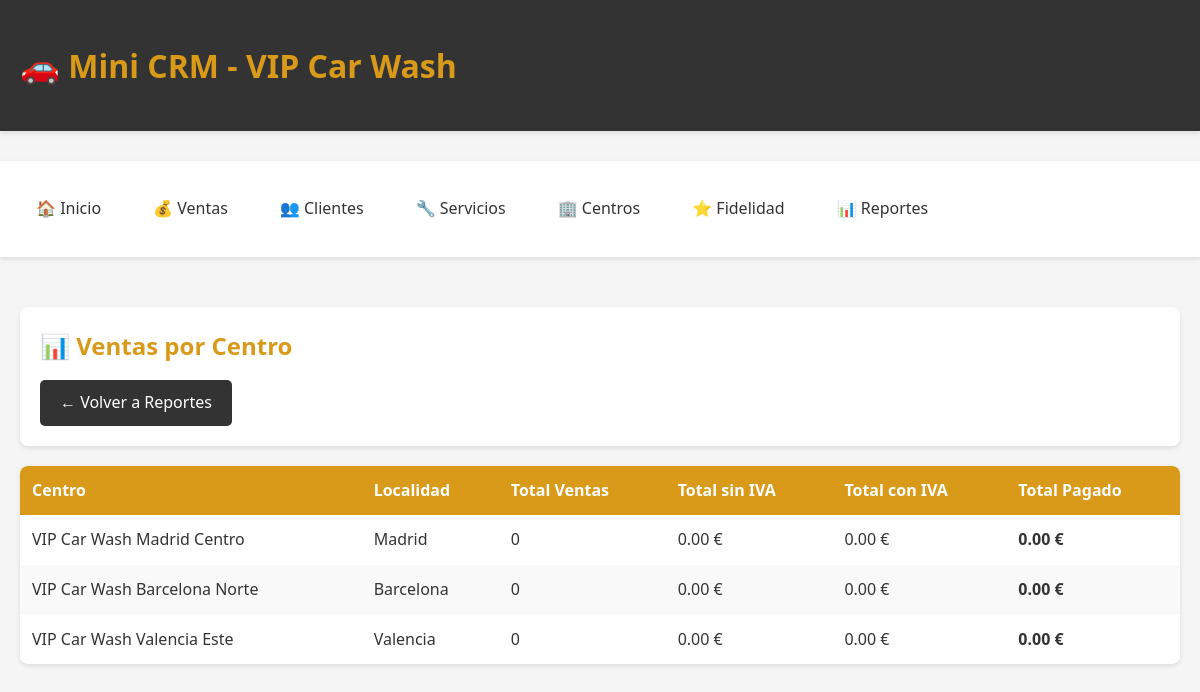
The page /reportes/ventas-por-centro on the database its author committed.
### tables this page shows
CREATE TABLE centros (
            id INTEGER PRIMARY KEY AUTOINCREMENT,
            nombre_centro TEXT NOT NULL UNIQUE,
            localidad TEXT NOT NULL
        );

### app.py (the view)
@app.route('/reportes/ventas-por-centro')
def reporte_ventas_centro():
    reporte = database.get_reporte_ventas_por_centro()
    return render_template('reporte_centros.html', reporte=reporte)

### database.py (called while the page is built)
def get_connection():
    conn = sqlite3.connect(config.DATABASE_PATH)
    conn.row_factory = sqlite3.Row
    return conn

def get_reporte_ventas_por_centro():
    conn = get_connection()
    cursor = conn.cursor()
    cursor.execute('''
        SELECT
            c.nombre_centro,
            c.localidad,
            COUNT(v.id) as total_ventas,
            SUM(v.total_sin_iva) as total_sin_iva,
            SUM(v.total_con_iva) as total_con_iva,
            SUM(v.total_pagado) as total_pagado
        FROM centros c
        LEFT JOIN ventas v ON c.id = v.id_centro
        GROUP BY c.id
        ORDER BY total_pagado DESC
    ''')
    reporte = cursor.fetchall()
    conn.close()
    return reporte

### templates/reporte_centros.html (shortened to what this page needs)
{% extends "base.html" %}
{% block content %}
<div class="card">
    <h2>📊 Ventas por Centro</h2>
    <a href="{{ url_for('reportes') }}" class="btn btn-secondary">← Volver a Reportes</a>
</div>
{% if reporte %}
<table>
    <thead>
        <tr>
            <th>Centro</th>
            <th>Localidad</th>
            <th>Total Ventas</th>
            <th>Total sin IVA</th>
            <th>Total con IVA</th>
            <th>Total Pagado</th>
        </tr>
    </thead>
    <tbody>
        {% for row in reporte %}
        <tr>
            <td>{{ row.nombre_centro }}</td>
            <td>{{ row.localidad }}</td>
            <td>{{ row.total_ventas or 0 }}</td>
            <td>{{ "%.2f"|format(row.total_sin_iva or 0) }} €</td>
            <td>{{ "%.2f"|format(row.total_con_iva or 0) }} €</td>
            <td><strong>{{ "%.2f"|format(row.total_pagado or 0) }} €</strong></td>
        </tr>
        {% endfor %}
    </tbody>
</table>
{% else %}
<div class="card">
    <p>No hay datos disponibles.</p>
</div>
{% endif %}
{% endblock %}

### static/css/style.css (style rules this page uses)
:root { --primary-color: #d99a1a; --primary-dark: #b8820f; --secondary-color: #333333; --background: #f5f5f5; --card-bg: #ffffff; --text-color: #333333; --text-light: #666666; --border-color: #dddddd; --success: #28a745; --danger: #dc3545; --warning: #ffc107; }
* { margin: 0; padding: 0; box-sizing: border-box; }
body { font-family: 'Segoe UI', Tahoma, Geneva, Verdana, sans-serif; background-color: var(--background); color: var(--text-color); line-height: 1.6; }
.btn { display: inline-block; padding: 10px 20px; background-color: var(--primary-color); color: white; text-decoration: none; border: none; border-radius: 5px; cursor: pointer; font-size: 1rem; transition: background-color 0.3s; }
.btn-secondary { background-color: var(--secondary-color); }
.card { background-color: var(--card-bg); border-radius: 8px; padding: 20px; margin-bottom: 20px; box-shadow: 0 2px 5px rgba(0,0,0,0.1); }
.card h2 { color: var(--primary-color); margin-bottom: 15px; }
table { width: 100%; border-collapse: collapse; background-color: white; box-shadow: 0 2px 5px rgba(0,0,0,0.1); border-radius: 8px; overflow: hidden; }
table thead { background-color: var(--primary-color); color: white; }
table th, table td { padding: 12px; text-align: left; }
table tbody tr:nth-child(even) { background-color: #f9f9f9; }

### rows shown on the page
centros: nombre_centro "VIP Car Wash Madrid Centro", localidad "Madrid", total_ventas "0", total_sin_iva "0.00", total_con_iva "0.00", total_pagado "0.00"
centros: nombre_centro "VIP Car Wash Barcelona Norte", localidad "Barcelona", total_ventas "0", total_sin_iva "0.00", total_con_iva "0.00", total_pagado "0.00"
centros: nombre_centro "VIP Car Wash Valencia Este", localidad "Valencia", total_ventas "0", total_sin_iva "0.00", total_con_iva "0.00", total_pagado "0.00"
